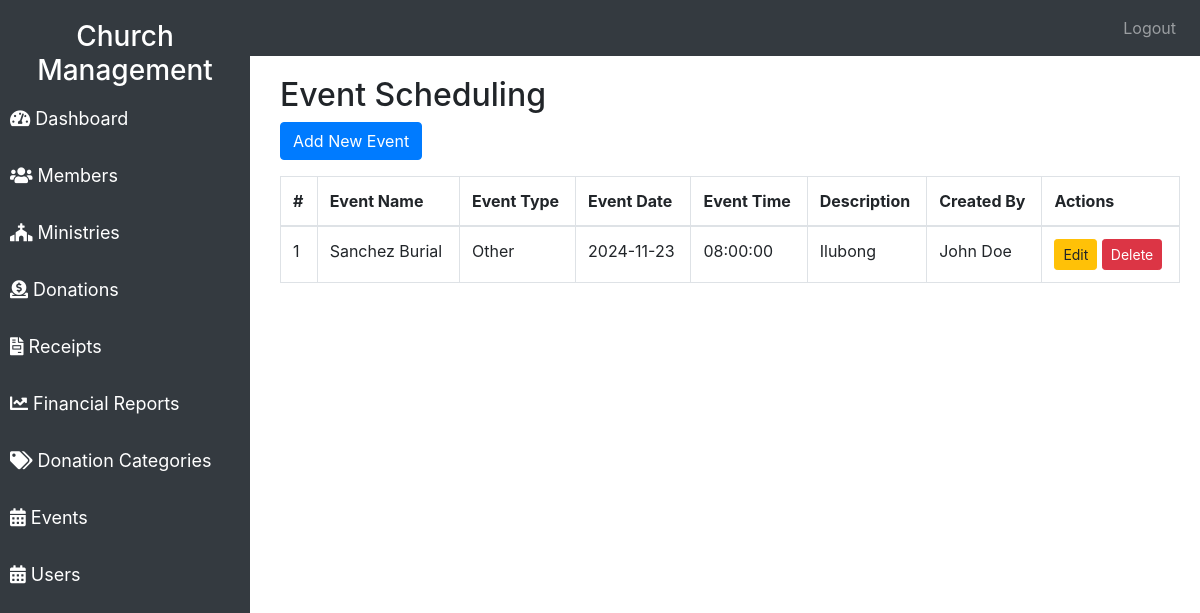
Screenshot of /events.php with the database file from the repository.
### tables this page shows
CREATE TABLE `Events` (
  `EventID` int(11) NOT NULL,
  `EventName` varchar(100) NOT NULL,
  `EventType` varchar(50) NOT NULL,
  `EventDate` date NOT NULL,
  `EventTime` time NOT NULL,
  `Description` text DEFAULT NULL,
  `CreatedBy` int(11) DEFAULT NULL
);

CREATE TABLE `Members` (
  `MemberID` int(11) NOT NULL,
  `FirstName` varchar(50) NOT NULL,
  `LastName` varchar(50) NOT NULL,
  `Email` varchar(100) NOT NULL,
  `Phone` varchar(15) DEFAULT NULL,
  `JoinDate` date DEFAULT curdate()
);

### events.php (the view, shortened to what this page needs)
<?php
include('db_connection.php');
$query = "SELECT Events.EventID, Events.EventName, Events.EventType, Events.EventDate,
          Events.EventTime, Events.Description, Members.FirstName, Members.LastName
          FROM Events
          LEFT JOIN Members ON Events.CreatedBy = Members.MemberID";
$result = mysqli_query($conn, $query);
?>
<!DOCTYPE html>
<html lang="en">
<head>
    <link href="https://stackpath.bootstrapcdn.com/bootstrap/4.5.0/css/bootstrap.min.css" rel="stylesheet">
    <link href="https://cdnjs.cloudflare.com/ajax/libs/font-awesome/5.15.3/css/all.min.css" rel="stylesheet">
</head>
<body>
<nav class="navbar navbar-expand-lg navbar-dark bg-dark">
        <a class="navbar-brand" href="#">Church Management</a>
        <div class="collapse navbar-collapse" id="navbarNav">
            <ul class="navbar-nav ml-auto">
                <li class="nav-item">
                    <a class="nav-link" href="logout.php">Logout</a>
                </li>
            </ul>
        </div>
    </nav>
    <div class="sidebar">
        <h3 class="text-center text-white">Church Management</h3>
        <a href="dashboard.php"><i class="fas fa-tachometer-alt"></i> Dashboard</a>
        <a href="index.php"><i class="fas fa-users"></i> Members</a>
        <a href="ministries.php"><i class="fas fa-church"></i> Ministries</a>
        <a href="donations.php"><i class="fas fa-donate"></i> Donations</a>
        <a href="receipts.php"><i class="fas fa-file-invoice"></i> Receipts</a>
        <a href="financial_reports.php"><i class="fas fa-chart-line"></i> Financial Reports</a>
        <a href="donation_categories.php"><i class="fas fa-tags"></i> Donation Categories</a>
        <a href="events.php" class="active"><i class="fas fa-calendar-alt"></i> Events</a>
        <a href="users.php"><i class="fas fa-calendar-alt"></i> Users</a>
    </div>
    <div class="content">
        <h2>Event Scheduling</h2>
        <button class="btn btn-primary mb-3" data-toggle="modal" data-target="#addEventModal">Add New Event</button>
        <table class="table table-bordered">
            <thead>
                <tr>
                    <th>#</th>
                    <th>Event Name</th>
                    <th>Event Type</th>
                    <th>Event Date</th>
                    <th>Event Time</th>
                    <th>Description</th>
                    <th>Created By</th>
                    <th>Actions</th>
                </tr>
            </thead>
            <tbody>
                <?php while ($row = mysqli_fetch_assoc($result)): ?>
                <tr>
                    <td><?php echo $row['EventID']; ?></td>
                    <td><?php echo $row['EventName']; ?></td>
                    <td><?php echo $row['EventType']; ?></td>
                    <td><?php echo $row['EventDate']; ?></td>
                    <td><?php echo $row['EventTime']; ?></td>
                    <td><?php echo $row['Description']; ?></td>
                    <td><?php echo $row['FirstName'] . ' ' . $row['LastName']; ?></td>
                    <td>
                        <button class="btn btn-warning btn-sm" data-toggle="modal" data-target="#editEventModal" data-id="<?php echo $row['EventID']; ?>"
                        data-name="<?php echo $row['EventName']; ?>" data-type="<?php echo $row['EventType']; ?>"
                        data-date="<?php echo $row['EventDate']; ?>" data-time="<?php echo $row['EventTime']; ?>"
                        data-description="<?php echo $row['Description']; ?>">Edit</button>
                        <a href="events.php?deleteEvent=<?php echo $row['EventID']; ?>" class="btn btn-danger btn-sm" onclick="return confirm('Are you sure you want to delete this event?');">Delete</a>
                    </td>
                </tr>
                <?php endwhile; ?>
            </tbody>
        </table>
    </div>
</body>
</html>

### events.php (style rules this page uses)
.sidebar { height: 100vh; position: fixed; top: 0; left: 0; width: 250px; background-color: #343a40; color: white; padding-top: 20px; }
.sidebar a { color: white; text-decoration: none; padding: 10px; display: block; margin-bottom: 10px; font-size: 18px; }
.content { margin-left: 260px; padding: 20px; }

### rows the page displays
events: EventID "1", EventName "Sanchez Burial", EventType "Other", EventDate "2024-11-23", EventTime "08:00:00", Description "Ilubong", CreatedBy.FirstName "John", CreatedBy.LastName "Doe"
